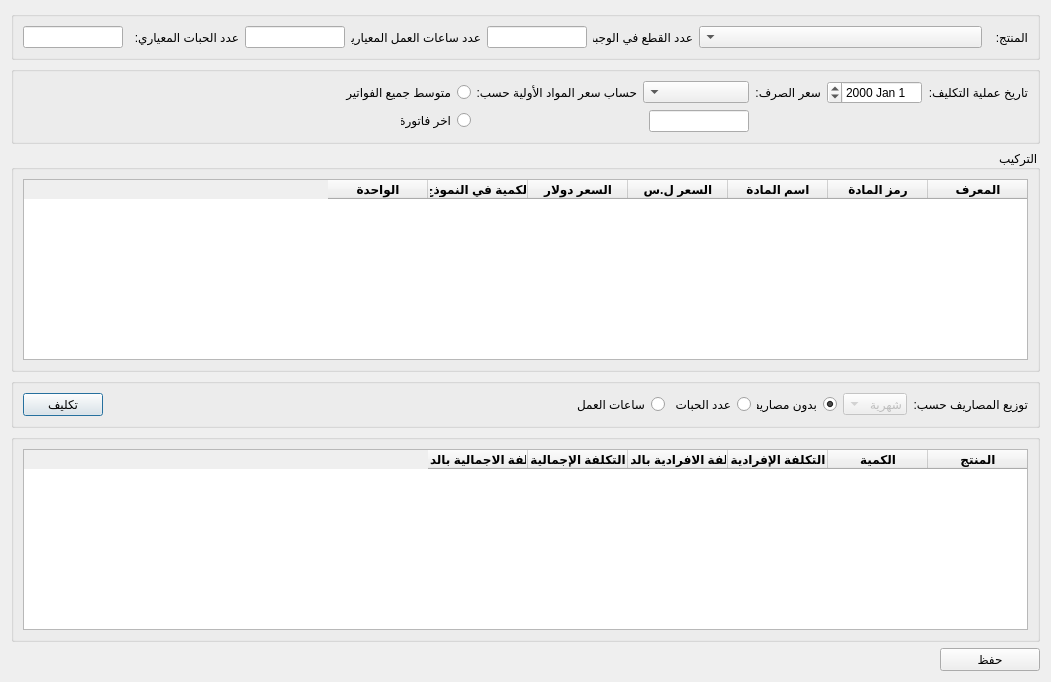
<?xml version="1.0" encoding="UTF-8"?>
<ui version="4.0">
 <class>Cost</class>
 <widget class="QDialog" name="Cost">
  <property name="geometry">
   <rect>
    <x>0</x>
    <y>0</y>
    <width>1051</width>
    <height>682</height>
   </rect>
  </property>
  <property name="minimumSize">
   <size>
    <width>200</width>
    <height>0</height>
   </size>
  </property>
  <property name="windowTitle">
   <string>تصنيع</string>
  </property>
  <property name="windowIcon">
   <iconset>
    <normaloff>graphics/icon.xpm</normaloff>graphics/icon.xpm</iconset>
  </property>
  <property name="layoutDirection">
   <enum>Qt::RightToLeft</enum>
  </property>
  <layout class="QGridLayout" name="gridLayout_6">
   <item row="0" column="0">
    <widget class="QGroupBox" name="groupBox">
     <property name="maximumSize">
      <size>
       <width>7777777</width>
       <height>600</height>
      </size>
     </property>
     <property name="layoutDirection">
      <enum>Qt::RightToLeft</enum>
     </property>
     <property name="title">
      <string/>
     </property>
     <layout class="QGridLayout" name="gridLayout">
      <item row="0" column="0">
       <widget class="QLabel" name="label">
        <property name="maximumSize">
         <size>
          <width>40</width>
          <height>16777215</height>
         </size>
        </property>
        <property name="text">
         <string>المنتج:</string>
        </property>
       </widget>
      </item>
      <item row="0" column="1">
       <widget class="QComboBox" name="products_combobox">
        <property name="minimumSize">
         <size>
          <width>250</width>
          <height>0</height>
         </size>
        </property>
        <property name="maximumSize">
         <size>
          <width>10000</width>
          <height>16777215</height>
         </size>
        </property>
        <property name="layoutDirection">
         <enum>Qt::RightToLeft</enum>
        </property>
       </widget>
      </item>
      <item row="0" column="2">
       <widget class="QLabel" name="label_5">
        <property name="maximumSize">
         <size>
          <width>100</width>
          <height>16777215</height>
         </size>
        </property>
        <property name="text">
         <string>عدد القطع في الوجبة:</string>
        </property>
       </widget>
      </item>
      <item row="0" column="3">
       <widget class="QLineEdit" name="box_per_batch_input">
        <property name="enabled">
         <bool>true</bool>
        </property>
        <property name="maximumSize">
         <size>
          <width>100</width>
          <height>16777215</height>
         </size>
        </property>
       </widget>
      </item>
      <item row="0" column="4">
       <widget class="QLabel" name="label_7">
        <property name="minimumSize">
         <size>
          <width>0</width>
          <height>0</height>
         </size>
        </property>
        <property name="maximumSize">
         <size>
          <width>130</width>
          <height>16777215</height>
         </size>
        </property>
        <property name="text">
         <string>عدد ساعات العمل المعيارية:</string>
        </property>
       </widget>
      </item>
      <item row="0" column="5">
       <widget class="QLineEdit" name="working_hours_standard_input">
        <property name="enabled">
         <bool>true</bool>
        </property>
        <property name="maximumSize">
         <size>
          <width>100</width>
          <height>16777215</height>
         </size>
        </property>
       </widget>
      </item>
      <item row="0" column="6">
       <widget class="QLabel" name="label_10">
        <property name="maximumSize">
         <size>
          <width>110</width>
          <height>16777215</height>
         </size>
        </property>
        <property name="text">
         <string>عدد الحبات المعياري:</string>
        </property>
       </widget>
      </item>
      <item row="0" column="7">
       <widget class="QLineEdit" name="pills_standard_input">
        <property name="enabled">
         <bool>true</bool>
        </property>
        <property name="minimumSize">
         <size>
          <width>50</width>
          <height>0</height>
         </size>
        </property>
        <property name="maximumSize">
         <size>
          <width>100</width>
          <height>16777215</height>
         </size>
        </property>
       </widget>
      </item>
     </layout>
    </widget>
   </item>
   <item row="1" column="0">
    <widget class="QGroupBox" name="groupBox_3">
     <property name="title">
      <string/>
     </property>
     <layout class="QGridLayout" name="gridLayout_2">
      <item row="0" column="8">
       <widget class="QRadioButton" name="radio_invoice_avg">
        <property name="minimumSize">
         <size>
          <width>120</width>
          <height>0</height>
         </size>
        </property>
        <property name="layoutDirection">
         <enum>Qt::RightToLeft</enum>
        </property>
        <property name="text">
         <string>متوسط جميع الفواتير</string>
        </property>
        <attribute name="buttonGroup">
         <string notr="true">buttonGroup</string>
        </attribute>
       </widget>
      </item>
      <item row="1" column="3">
       <widget class="QLineEdit" name="exchange_input">
        <property name="maximumSize">
         <size>
          <width>100</width>
          <height>16777215</height>
         </size>
        </property>
       </widget>
      </item>
      <item row="0" column="5">
       <widget class="QLabel" name="label_13">
        <property name="maximumSize">
         <size>
          <width>160</width>
          <height>16777215</height>
         </size>
        </property>
        <property name="text">
         <string>حساب سعر المواد الأولية حسب:</string>
        </property>
       </widget>
      </item>
      <item row="0" column="1">
       <widget class="QDateEdit" name="cost_date_input">
        <property name="maximumSize">
         <size>
          <width>100</width>
          <height>16777215</height>
         </size>
        </property>
        <property name="layoutDirection">
         <enum>Qt::RightToLeft</enum>
        </property>
       </widget>
      </item>
      <item row="0" column="0">
       <widget class="QLabel" name="label_4">
        <property name="maximumSize">
         <size>
          <width>100</width>
          <height>16777215</height>
         </size>
        </property>
        <property name="text">
         <string>تاريخ عملية التكليف:</string>
        </property>
       </widget>
      </item>
      <item row="0" column="3" colspan="2">
       <widget class="QComboBox" name="exchange_combobox">
        <property name="minimumSize">
         <size>
          <width>100</width>
          <height>0</height>
         </size>
        </property>
        <property name="maximumSize">
         <size>
          <width>200</width>
          <height>16777215</height>
         </size>
        </property>
       </widget>
      </item>
      <item row="1" column="8">
       <widget class="QRadioButton" name="radio_invoice_last">
        <property name="maximumSize">
         <size>
          <width>70</width>
          <height>16777215</height>
         </size>
        </property>
        <property name="layoutDirection">
         <enum>Qt::RightToLeft</enum>
        </property>
        <property name="text">
         <string>اخر فاتورة</string>
        </property>
        <attribute name="buttonGroup">
         <string notr="true">buttonGroup</string>
        </attribute>
       </widget>
      </item>
      <item row="0" column="2">
       <widget class="QLabel" name="label_14">
        <property name="maximumSize">
         <size>
          <width>70</width>
          <height>16777215</height>
         </size>
        </property>
        <property name="text">
         <string>سعر الصرف:</string>
        </property>
       </widget>
      </item>
      <item row="0" column="9">
       <spacer name="horizontalSpacer">
        <property name="orientation">
         <enum>Qt::Horizontal</enum>
        </property>
        <property name="sizeHint" stdset="0">
         <size>
          <width>40</width>
          <height>20</height>
         </size>
        </property>
       </spacer>
      </item>
     </layout>
    </widget>
   </item>
   <item row="2" column="0">
    <widget class="QGroupBox" name="groupBox_4">
     <property name="title">
      <string>التركيب</string>
     </property>
     <layout class="QGridLayout" name="gridLayout_4">
      <item row="0" column="0">
       <widget class="QTableWidget" name="composition_table">
        <property name="layoutDirection">
         <enum>Qt::RightToLeft</enum>
        </property>
        <column>
         <property name="text">
          <string>المعرف</string>
         </property>
         <property name="font">
          <font>
           <weight>75</weight>
           <bold>true</bold>
          </font>
         </property>
        </column>
        <column>
         <property name="text">
          <string>رمز المادة</string>
         </property>
         <property name="font">
          <font>
           <weight>75</weight>
           <bold>true</bold>
          </font>
         </property>
        </column>
        <column>
         <property name="text">
          <string>اسم المادة</string>
         </property>
         <property name="font">
          <font>
           <weight>75</weight>
           <bold>true</bold>
          </font>
         </property>
        </column>
        <column>
         <property name="text">
          <string>السعر ل.س</string>
         </property>
         <property name="font">
          <font>
           <weight>75</weight>
           <bold>true</bold>
          </font>
         </property>
        </column>
        <column>
         <property name="text">
          <string>السعر دولار</string>
         </property>
         <property name="font">
          <font>
           <weight>75</weight>
           <bold>true</bold>
          </font>
         </property>
        </column>
        <column>
         <property name="text">
          <string>الكمية في النموذج</string>
         </property>
         <property name="font">
          <font>
           <weight>75</weight>
           <bold>true</bold>
          </font>
         </property>
        </column>
        <column>
         <property name="text">
          <string>الواحدة</string>
         </property>
         <property name="font">
          <font>
           <weight>75</weight>
           <bold>true</bold>
          </font>
         </property>
        </column>
       </widget>
      </item>
     </layout>
    </widget>
   </item>
   <item row="3" column="0">
    <widget class="QGroupBox" name="groupBox_2">
     <property name="maximumSize">
      <size>
       <width>16777215</width>
       <height>250</height>
      </size>
     </property>
     <property name="layoutDirection">
      <enum>Qt::LeftToRight</enum>
     </property>
     <property name="title">
      <string/>
     </property>
     <layout class="QGridLayout" name="gridLayout_3">
      <item row="0" column="0">
       <widget class="QPushButton" name="cost_btn">
        <property name="text">
         <string>تكليف</string>
        </property>
       </widget>
      </item>
      <item row="0" column="1">
       <spacer name="horizontalSpacer_2">
        <property name="orientation">
         <enum>Qt::Horizontal</enum>
        </property>
        <property name="sizeHint" stdset="0">
         <size>
          <width>40</width>
          <height>20</height>
         </size>
        </property>
       </spacer>
      </item>
      <item row="0" column="2">
       <widget class="QRadioButton" name="radio_hours_expenses">
        <property name="maximumSize">
         <size>
          <width>90</width>
          <height>16777215</height>
         </size>
        </property>
        <property name="layoutDirection">
         <enum>Qt::RightToLeft</enum>
        </property>
        <property name="text">
         <string>ساعات العمل</string>
        </property>
        <attribute name="buttonGroup">
         <string notr="true">buttonGroup_2</string>
        </attribute>
       </widget>
      </item>
      <item row="0" column="3">
       <widget class="QRadioButton" name="radio_pills_expenses">
        <property name="maximumSize">
         <size>
          <width>80</width>
          <height>16777215</height>
         </size>
        </property>
        <property name="layoutDirection">
         <enum>Qt::RightToLeft</enum>
        </property>
        <property name="text">
         <string>عدد الحبات</string>
        </property>
        <attribute name="buttonGroup">
         <string notr="true">buttonGroup_2</string>
        </attribute>
       </widget>
      </item>
      <item row="0" column="4">
       <widget class="QRadioButton" name="radio_no_expenses">
        <property name="maximumSize">
         <size>
          <width>80</width>
          <height>16777215</height>
         </size>
        </property>
        <property name="layoutDirection">
         <enum>Qt::RightToLeft</enum>
        </property>
        <property name="text">
         <string>بدون مصاريف</string>
        </property>
        <property name="checked">
         <bool>true</bool>
        </property>
        <attribute name="buttonGroup">
         <string notr="true">buttonGroup_2</string>
        </attribute>
       </widget>
      </item>
      <item row="0" column="5">
       <widget class="QComboBox" name="expenses_type_combobox">
        <property name="enabled">
         <bool>false</bool>
        </property>
        <property name="layoutDirection">
         <enum>Qt::RightToLeft</enum>
        </property>
        <item>
         <property name="text">
          <string>شهرية</string>
         </property>
        </item>
        <item>
         <property name="text">
          <string>سنوية</string>
         </property>
        </item>
       </widget>
      </item>
      <item row="0" column="6">
       <widget class="QLabel" name="label_11">
        <property name="text">
         <string>توزيع المصاريف حسب:</string>
        </property>
       </widget>
      </item>
     </layout>
    </widget>
   </item>
   <item row="4" column="0">
    <widget class="QGroupBox" name="groupBox_5">
     <property name="title">
      <string/>
     </property>
     <layout class="QGridLayout" name="gridLayout_5">
      <item row="0" column="0">
       <widget class="QTableWidget" name="cost_table">
        <property name="maximumSize">
         <size>
          <width>16777215</width>
          <height>250</height>
         </size>
        </property>
        <property name="layoutDirection">
         <enum>Qt::RightToLeft</enum>
        </property>
        <column>
         <property name="text">
          <string>المنتج</string>
         </property>
         <property name="font">
          <font>
           <weight>75</weight>
           <bold>true</bold>
          </font>
         </property>
        </column>
        <column>
         <property name="text">
          <string>الكمية</string>
         </property>
         <property name="font">
          <font>
           <weight>75</weight>
           <bold>true</bold>
          </font>
         </property>
        </column>
        <column>
         <property name="text">
          <string>التكلفة الإفرادية</string>
         </property>
         <property name="font">
          <font>
           <weight>75</weight>
           <bold>true</bold>
          </font>
         </property>
        </column>
        <column>
         <property name="text">
          <string>التكلفة الافرادية بالدولار</string>
         </property>
         <property name="font">
          <font>
           <weight>75</weight>
           <bold>true</bold>
          </font>
         </property>
        </column>
        <column>
         <property name="text">
          <string>التكلفة الإجمالية</string>
         </property>
         <property name="font">
          <font>
           <weight>75</weight>
           <bold>true</bold>
          </font>
         </property>
        </column>
        <column>
         <property name="text">
          <string>التكلفة الاجمالية بالدولار</string>
         </property>
         <property name="font">
          <font>
           <weight>75</weight>
           <bold>true</bold>
          </font>
         </property>
        </column>
       </widget>
      </item>
     </layout>
    </widget>
   </item>
   <item row="5" column="0">
    <widget class="QPushButton" name="save_btn">
     <property name="sizePolicy">
      <sizepolicy hsizetype="Minimum" vsizetype="Preferred">
       <horstretch>1</horstretch>
       <verstretch>1</verstretch>
      </sizepolicy>
     </property>
     <property name="maximumSize">
      <size>
       <width>100</width>
       <height>30</height>
      </size>
     </property>
     <property name="text">
      <string>حفظ</string>
     </property>
    </widget>
   </item>
  </layout>
 </widget>
 <resources/>
 <connections/>
 <buttongroups>
  <buttongroup name="buttonGroup"/>
  <buttongroup name="buttonGroup_2"/>
 </buttongroups>
</ui>
